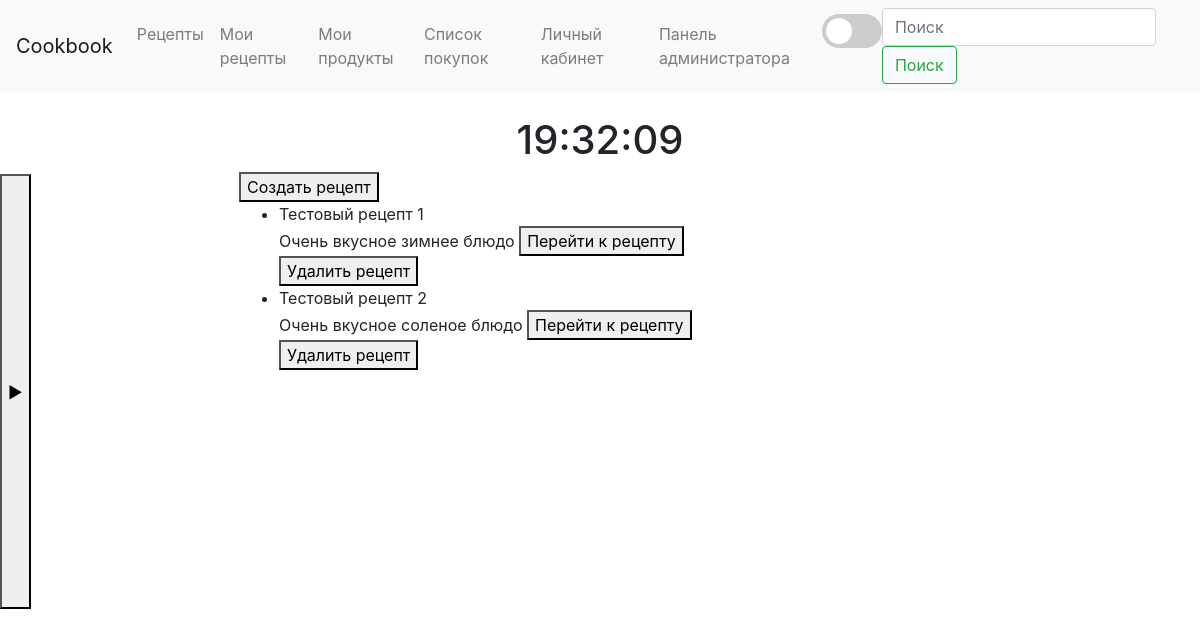
The page /Recipes (signed in) on the database as committed earlier.
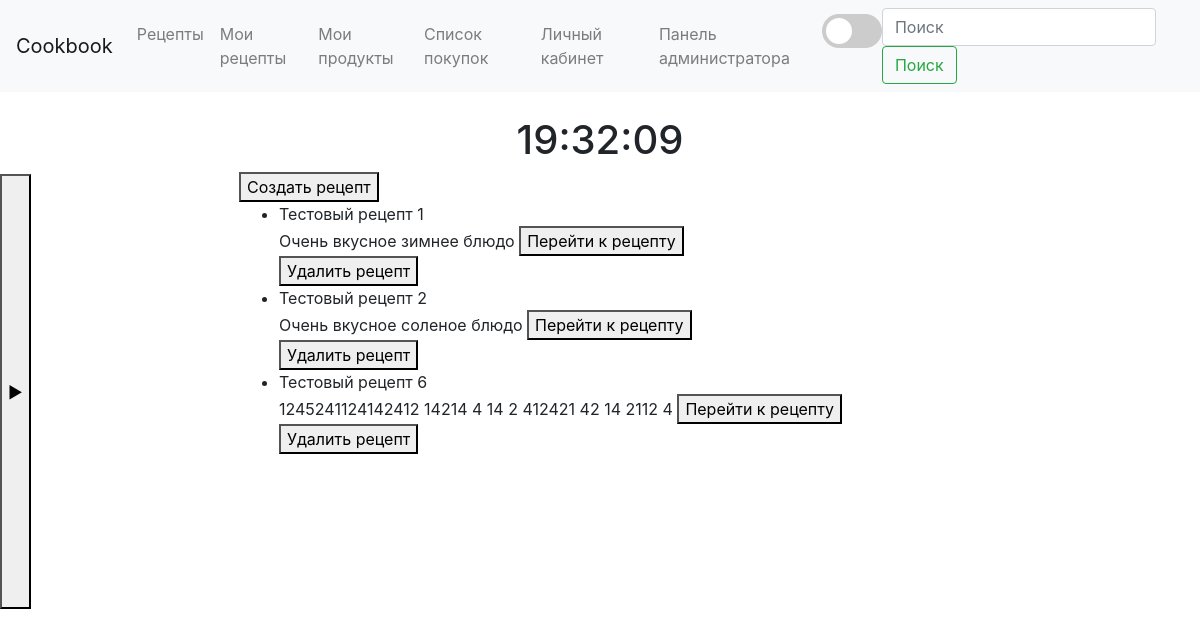
The same page on the database as committed later.
### main/models.py (models this page shows, shortened)
class Recipe(models.Model):
    name = models.CharField(max_length=100)
    recipe = models.TextField(default='1)\n2)\n3)\n4)\n5)\n')
    products = models.ManyToManyField(Product)
    cooking_time = models.TimeField()
    cuisine = models.CharField(max_length=50)
    classification = models.CharField(max_length=50)
    likes = models.IntegerField(default=0)
    description = models.TextField(null=True, max_length=500)

### main/views.py (the view)
# urls.py: path('Recipes', views.recipes, name='Recipes'),
def recipes(request):
    user_recipe_objects = Recipes.objects.filter(user=request.user)
    user_recipes = []
    for user_recipe in user_recipe_objects:
        user_recipes.extend(list(user_recipe.recipes.all()))
    return render(request, 'main/Recipes.html', {'user_recipes': user_recipes})

### main/templates/main/Recipes.html (shortened to what this page needs)
{% extends 'main/base.html' %}
{% block content %}
<a href="{% url 'create_recipe' %}"><button>Создать рецепт</button></a>
{% if user_recipes %}
    <ul>
        {% for item in user_recipes %}
            <li>{{ item.name }}</li>
            {{ item.description}}
            <button type="button" onclick="location.href='recipe_detail/{{ item.id }}'">Перейти к рецепту</button>
            <form action="{% url 'del_recipe' item.id %}" method="post">
                <button type="submit">Удалить рецепт</button>
            </form>
        {% endfor %}
    </ul>
{% else %}
    <p>Нет доступных рецептов</p>
{% endif %}
{% endblock %}

Rows that differ between the two databases and show on the page:
added Recipe: name "Тестовый рецепт 6", description "1245241124142412 14214 4 14 2 412421 42 14 2112 4"
